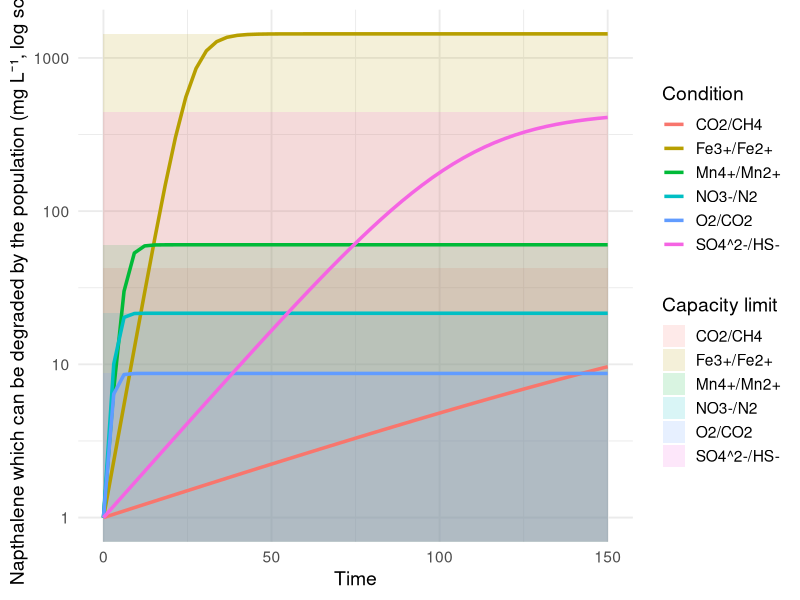
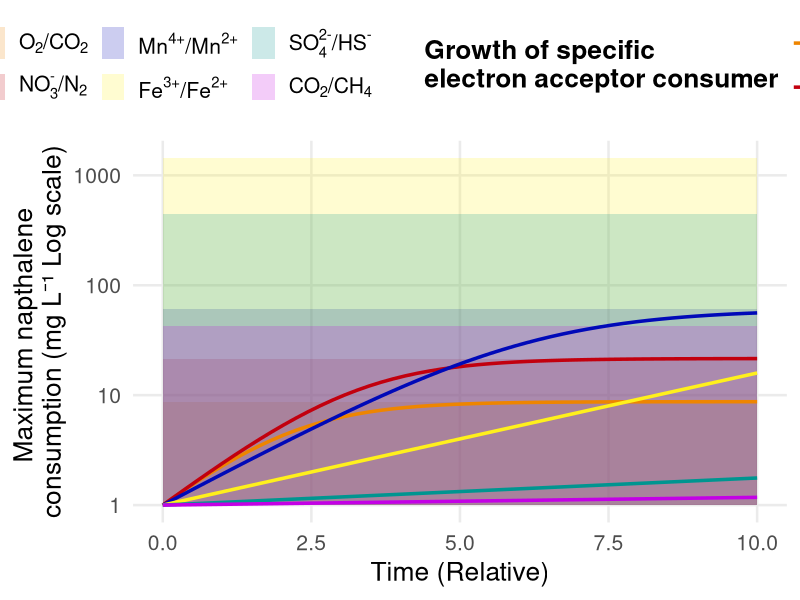
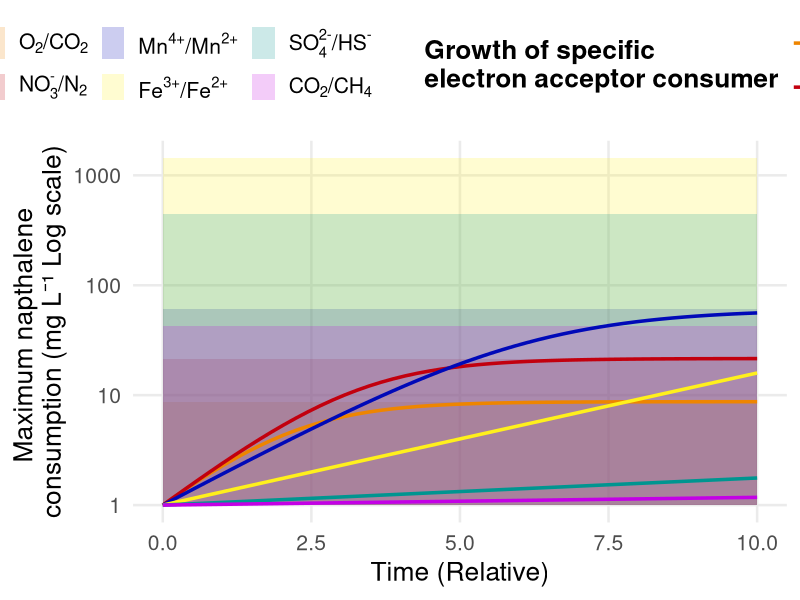

These figures' R source, in order:
## ---- chunk 1
knitr::opts_chunk$set(
	echo = TRUE,
	message = FALSE,
	warning = FALSE
)
knitr::opts_knit$set(root.dir = "C:/Amplicon_sequencing_analysis/SIMON_SCRIPTS_2025/R_Scripts/Redox/Theoretical_Plots")
## ---- chunk 2
library(tidyverse)
library(ggplot2)
library(reshape2)
library(dplyr)
# ------------------------------------------------
# 1. Electron acceptor properties
# ------------------------------------------------
acceptors <- tibble(
  acceptor = c(
    "O2/CO2",
    "NO3-/N2",
    "Mn4+/Mn2+",
    "Fe3+/Fe2+",
    "SO4^2-/HS-",
    "CO2/CH4"
  ),
  ATP_yield = c(
    72,
    67.9,
    47.9,
    20,
    4.1,
    1.2
  ),
  # environmental concentrations of the different electron acceptors, this is however very site specific, currently these are high environmental ranges of these different electron acceptors.
  #However it would be intersting to let these be dynamic with for example a groundwater/pollution flow model
  conc_mgL = c(
    13,     # oxygen
    100,    # nitrate
    620,    # manganese
    30000,  # iron
    2000,   # sulfate
    88      # carbon dioxide
  ),
# A calculation of how much gram of electron acceptor is consumed per gram of napthalene, this connects the measurements of naphalene, or other environmental pollutant or combinations of pollutants (depending on the interest) to the amount in gram of electron acceptor which is consumed. Because these vary per electron acceptor, due to differences in number of electron which can be accepted and the molecular weight of the specific electron acceptor. see tables in word document for information on this.
  Electron_Acceptor_consumption = c(
    1.49,
    4.64,
    10.28,
    20.90,
    4.50,
    2.06
  )
)

## ---- chunk 3
# ------------------------------------------------
# 1. Calculate the maximum napthalene which can be consumed in ideal conditions. 
#Basically calculate how much gram of napthalene can be consumed given the inputed environemental concentrations give the electron acceptors 
# ------------------------------------------------
str(acceptors)
acceptors <- acceptors %>%
  mutate(
    Electron_Acceptor_Specific_capacity_Limit =
      conc_mgL / Electron_Acceptor_consumption
  )
# ------------------------------------------------
# 2. DEFINE CONDITIONS (EDIT FREELY)
# This could be interesing to play with (now i model that each conditions is 100 one electron acceptor, but it would be nice to have multiple electron acceptors being used at the same time. to better mimic environmental concentrations. This ratio's between the different electron accpetors would be based on the availability of these, which changes depending on the site, but could I think be estimated quite clearly based on some calculations on measured redox parameters)
# ------------------------------------------------
conditions <- tribble(
  ~condition,            ~acceptor,      ~fraction,
  "O2/CO2",          "O2/CO2",        1.0,
  "NO3-/N2",          "NO3-/N2",       1.0,
  "Mn4+/Mn2+",    "Mn4+/Mn2+",       1.0,
  "Fe3+/Fe2+",    "Fe3+/Fe2+",       1.0,
  "SO4^2-/HS-",   "SO4^2-/HS-",      1.0,
  "CO2/CH4",      "CO2/CH4",    1.0,
)
#calculate the different parameters for the model. This would then be nice to see change, with cases where multiple electron acceptors are used, however now it just has fractions of 1 so, the calculations are quite simple. 
model <- conditions %>%
  left_join(acceptors, by = "acceptor") %>%
  mutate(
    energy_component =
      ATP_yield * fraction,
    capacity_component =
      Electron_Acceptor_Specific_capacity_Limit * fraction
  ) %>%
  group_by(condition) %>%
  summarise(
    electron_acceptor_yield   = sum(energy_component),
    mg_napthalene_per_liter = sum(capacity_component),
    .groups = "drop"
  )
# ------------------------------------------------
# 4. Convert to growth parameters
# ------------------------------------------------
# Here is where the biology part starts, I am basically modeling the population growth using this simple population growth model, the reasoning behind it is explained in the word document. Basically, higher energy yield per electron accepor = fast growth, shorter generations. The carrying capacity is based on how much naphthalene can be oxidised at the same time (limited by the electron acceptor capacity of an electron acceptor at a given time) This now uses very high environmental concentrations. And the model now assumes that at high population density there is also no real consumption of the electron acceptor and it is replenished infinetly. It would be cool to also model the fact that when the microbial populations grow, they also consume the electron acceptors. For some like ferric iron, there is no easy replenishment due to solubility issues, but for nitrate and sulphate, you could model in a 'replenishing rate' in which nitrate or sulphate rich groundwater flows in, maintaining a stable influx of electron acceptors.
model <- model %>%
  mutate(
    r = electron_acceptor_yield / max(electron_acceptor_yield),   # growth rate
    K = mg_napthalene_per_liter  # carrying capacity
  )
# ------------------------------------------------
# 5. Logistic growth
#specifying which time parametrs in the model we are interested in.
# ------------------------------------------------
time <- seq(0, 150, length.out = 50)
P0 <- 1
growth <- model %>%
  crossing(time = time) %>%
  mutate(
    biomass = K / (1 + ((K - P0)/P0) * exp(-r * time))
  )
# ------------------------------------------------
# 6. Plot with filled area
# ------------------------------------------------
ggplot() +
  # shaded carrying capacity
  geom_ribbon(
    data = growth,
    aes(
      x = time,
      ymin = 0,     # small value instead of 0
      ymax = K,
      fill = condition
    ),
    alpha = 0.15
  ) +
  # growth curves
  geom_line(
    data = growth,
    aes(time, biomass, colour = condition),
    size = 1.2
  ) +
  scale_y_log10() +
  labs(
    x = "Time",
    y = "Napthalene which can be degraded by the population (mg L⁻¹, log scale)",
    colour = "Condition",
    fill = "Capacity limit"
  ) +
  theme_minimal(base_size = 14)



# ------------------------------------------------
# 7. Export SVG (for Inkscape)
# ------------------------------------------------
#ggsave("electron_acceptor_thresholds.svg",
      # p, width = 8, height = 5)


## ---- chunk 4
library(ggplot2)
library(dplyr)
library(tidyr)
#Customize the parameters
time <- seq(0, 10, length.out = 50)
P0 <- 1
growth <- model %>%
  crossing(time = time) %>%
  mutate(
    biomass = K / (1 + ((K - P0)/P0) * exp(-r * time))
  )

# Define custom colors for each condition
line_colors <- c(
  "O2/CO2"   = "#EE8500",
  "NO3-/N2"  = "#C2000E",
  "Mn4+/Mn2+"= "#0009B8",
  "Fe3+/Fe2+"= "#FFF01C",
  "SO4^2-/HS-"= "#009590",
  "CO2/CH4"  = "#C300E5"
)

ribbon_colors <- line_colors  # can use same or different palette
# -------------------------------
# Map conditions to plotmath expressions, so the sub and superscript are correctly used
# -------------------------------
condition_labels <- expression(
  paste(O[2], "/", CO[2]),
  paste(NO[3]^"-", "/", N[2]),
  paste(Mn^"4+", "/", Mn^"2+"),
  paste(Fe^"3+", "/", Fe^"2+"),
  paste(SO[4]^"2-", "/", HS^"-"),
  paste(CO[2], "/", CH[4])
)

growth <- growth %>%
  mutate(
    condition = factor(condition, levels = c(
      "O2/CO2",
      "NO3-/N2",
      "Mn4+/Mn2+",
      "Fe3+/Fe2+",
      "SO4^2-/HS-",
      "CO2/CH4"
    ))
  )
# -------------------------------
# Plot
# -------------------------------
p <- ggplot() +
  # shaded carrying capacity
  geom_ribbon(
    data = growth,
    aes(
      x = time,
      ymin = 1,        # start at 1 for log scale
      ymax = K,
      fill = condition
    ),
    alpha = 0.2
  ) +
  # growth curves
  geom_line(
    data = growth,
    aes(time, biomass, colour = condition),
    size = 1.2
  ) +
  scale_y_log10(
    limits = c(1, NA),
    breaks = c(1, 10, 100, 1000, 10000)
  ) +
   scale_x_continuous(
    breaks = c( 0,2.5,5,7.5, 10, 50, 100, 150)
  ) +
  scale_colour_manual(
    values = line_colors,
    labels = condition_labels
  ) +
  scale_fill_manual(
    values = ribbon_colors,
    labels = condition_labels
  ) +
  labs(
    x = "Time (Relative)",
    y = "Maximum napthalene \nconsumption (mg L⁻¹ Log scale)",
    colour = "Growth of specific \nelectron acceptor consumer",
    fill = "Electron acceptor \ncapacity limit"
  ) +
  theme_minimal(base_size = 19) +
  theme(
    legend.position = "top",
    legend.title = element_text(face = "bold"),
    panel.grid.minor = element_blank()
  )
plot(p)

ggsave(
  filename = "bacterial_growth_curves_small_scale.svg",  # choose your file name
  plot = last_plot(),                        # saves the most recent plot
  width = 16,                                 # width in inches
  height = 9,                                # height in inches
  units = "in",
  dpi = 300                                  # dpi doesn’t matter much for SVG, but set anyway
)
